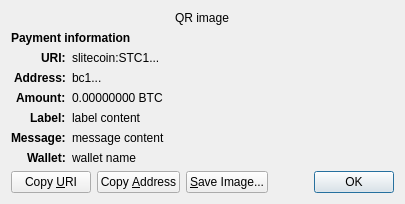
<?xml version="1.0" encoding="UTF-8"?>
<ui version="4.0">
 <class>ReceiveRequestDialog</class>
 <widget class="QDialog" name="ReceiveRequestDialog">
  <property name="geometry">
   <rect>
    <x>0</x>
    <y>0</y>
    <width>413</width>
    <height>229</height>
   </rect>
  </property>
  <property name="windowTitle">
   <string>Request payment to ...</string>
  </property>
  <layout class="QGridLayout" name="gridLayout" columnstretch="0,1">
   <property name="sizeConstraint">
    <enum>QLayout::SetFixedSize</enum>
   </property>
   <item row="0" column="0" colspan="2" alignment="Qt::AlignHCenter">
    <widget class="QRImageWidget" name="qr_code">
     <property name="text">
      <string notr="true">QR image</string>
     </property>
     <property name="textInteractionFlags">
      <set>Qt::NoTextInteraction</set>
     </property>
    </widget>
   </item>
   <item row="1" column="0" colspan="2">
    <widget class="QLabel" name="payment_header">
     <property name="font">
      <font>
       <weight>75</weight>
       <bold>true</bold>
      </font>
     </property>
     <property name="text">
      <string>Payment information</string>
     </property>
     <property name="textInteractionFlags">
      <set>Qt::NoTextInteraction</set>
     </property>
    </widget>
   </item>
   <item row="2" column="0" alignment="Qt::AlignRight|Qt::AlignTop">
    <widget class="QLabel" name="uri_tag">
     <property name="font">
      <font>
       <weight>75</weight>
       <bold>true</bold>
      </font>
     </property>
     <property name="text">
      <string notr="true">URI:</string>
     </property>
     <property name="textFormat">
      <enum>Qt::PlainText</enum>
     </property>
     <property name="textInteractionFlags">
      <set>Qt::NoTextInteraction</set>
     </property>
    </widget>
   </item>
   <item row="2" column="1" alignment="Qt::AlignTop">
    <widget class="QLabel" name="uri_content">
     <property name="text">
      <string notr="true">slitecoin:STC1...</string>
     </property>
     <property name="textFormat">
      <enum>Qt::RichText</enum>
     </property>
     <property name="wordWrap">
      <bool>true</bool>
     </property>
     <property name="textInteractionFlags">
      <set>Qt::TextSelectableByMouse</set>
     </property>
    </widget>
   </item>
   <item row="3" column="0" alignment="Qt::AlignRight|Qt::AlignTop">
    <widget class="QLabel" name="address_tag">
     <property name="font">
      <font>
       <weight>75</weight>
       <bold>true</bold>
      </font>
     </property>
     <property name="text">
      <string>Address:</string>
     </property>
     <property name="textInteractionFlags">
      <set>Qt::NoTextInteraction</set>
     </property>
    </widget>
   </item>
   <item row="3" column="1" alignment="Qt::AlignTop">
    <widget class="QLabel" name="address_content">
     <property name="text">
      <string notr="true">bc1...</string>
     </property>
     <property name="textFormat">
      <enum>Qt::PlainText</enum>
     </property>
     <property name="textInteractionFlags">
      <set>Qt::TextSelectableByMouse</set>
     </property>
    </widget>
   </item>
   <item row="4" column="0" alignment="Qt::AlignRight|Qt::AlignTop">
    <widget class="QLabel" name="amount_tag">
     <property name="font">
      <font>
       <weight>75</weight>
       <bold>true</bold>
      </font>
     </property>
     <property name="text">
      <string>Amount:</string>
     </property>
     <property name="textInteractionFlags">
      <set>Qt::NoTextInteraction</set>
     </property>
    </widget>
   </item>
   <item row="4" column="1" alignment="Qt::AlignTop">
    <widget class="QLabel" name="amount_content">
     <property name="text">
      <string notr="true">0.00000000 BTC</string>
     </property>
     <property name="textFormat">
      <enum>Qt::PlainText</enum>
     </property>
     <property name="textInteractionFlags">
      <set>Qt::TextSelectableByMouse</set>
     </property>
    </widget>
   </item>
   <item row="5" column="0" alignment="Qt::AlignRight|Qt::AlignTop">
    <widget class="QLabel" name="label_tag">
     <property name="font">
      <font>
       <weight>75</weight>
       <bold>true</bold>
      </font>
     </property>
     <property name="text">
      <string>Label:</string>
     </property>
     <property name="textInteractionFlags">
      <set>Qt::NoTextInteraction</set>
     </property>
    </widget>
   </item>
   <item row="5" column="1" alignment="Qt::AlignTop">
    <widget class="QLabel" name="label_content">
     <property name="text">
      <string notr="true">label content</string>
     </property>
     <property name="textFormat">
      <enum>Qt::PlainText</enum>
     </property>
     <property name="wordWrap">
      <bool>true</bool>
     </property>
     <property name="textInteractionFlags">
      <set>Qt::TextSelectableByMouse</set>
     </property>
    </widget>
   </item>
   <item row="6" column="0" alignment="Qt::AlignRight|Qt::AlignTop">
    <widget class="QLabel" name="message_tag">
     <property name="font">
      <font>
       <weight>75</weight>
       <bold>true</bold>
      </font>
     </property>
     <property name="text">
      <string>Message:</string>
     </property>
     <property name="textInteractionFlags">
      <set>Qt::NoTextInteraction</set>
     </property>
    </widget>
   </item>
   <item row="6" column="1" alignment="Qt::AlignTop">
    <widget class="QLabel" name="message_content">
     <property name="text">
      <string notr="true">message content</string>
     </property>
     <property name="textFormat">
      <enum>Qt::PlainText</enum>
     </property>
     <property name="wordWrap">
      <bool>true</bool>
     </property>
     <property name="textInteractionFlags">
      <set>Qt::TextSelectableByMouse</set>
     </property>
    </widget>
   </item>
   <item row="7" column="0" alignment="Qt::AlignRight|Qt::AlignTop">
    <widget class="QLabel" name="wallet_tag">
     <property name="font">
      <font>
       <weight>75</weight>
       <bold>true</bold>
      </font>
     </property>
     <property name="text">
      <string>Wallet:</string>
     </property>
     <property name="textInteractionFlags">
      <set>Qt::NoTextInteraction</set>
     </property>
    </widget>
   </item>
   <item row="7" column="1" alignment="Qt::AlignTop">
    <widget class="QLabel" name="wallet_content">
     <property name="text">
      <string notr="true">wallet name</string>
     </property>
     <property name="textFormat">
      <enum>Qt::PlainText</enum>
     </property>
     <property name="wordWrap">
      <bool>true</bool>
     </property>
     <property name="textInteractionFlags">
      <set>Qt::TextSelectableByMouse</set>
     </property>
    </widget>
   </item>
   <item row="8" column="0" colspan="2">
    <layout class="QHBoxLayout" name="horizontalLayout">
     <item>
      <widget class="QPushButton" name="btnCopyURI">
       <property name="text">
        <string>Copy &amp;URI</string>
       </property>
       <property name="autoDefault">
        <bool>false</bool>
       </property>
      </widget>
     </item>
     <item>
      <widget class="QPushButton" name="btnCopyAddress">
       <property name="text">
        <string>Copy &amp;Address</string>
       </property>
       <property name="autoDefault">
        <bool>false</bool>
       </property>
      </widget>
     </item>
     <item>
      <widget class="QPushButton" name="btnSaveAs">
       <property name="text">
        <string>&amp;Save Image...</string>
       </property>
       <property name="autoDefault">
        <bool>false</bool>
       </property>
      </widget>
     </item>
     <item>
      <spacer name="horizontalSpacer_2">
       <property name="orientation">
        <enum>Qt::Horizontal</enum>
       </property>
       <property name="sizeHint" stdset="0">
        <size>
         <width>40</width>
         <height>20</height>
        </size>
       </property>
      </spacer>
     </item>
     <item>
      <widget class="QDialogButtonBox" name="buttonBox">
       <property name="focusPolicy">
        <enum>Qt::StrongFocus</enum>
       </property>
       <property name="standardButtons">
        <set>QDialogButtonBox::Ok</set>
       </property>
      </widget>
     </item>
    </layout>
   </item>
  </layout>
 </widget>
 <customwidgets>
  <customwidget>
   <class>QRImageWidget</class>
   <extends>QLabel</extends>
   <header>qt/qrimagewidget.h</header>
  </customwidget>
 </customwidgets>
 <tabstops>
  <tabstop>buttonBox</tabstop>
  <tabstop>btnCopyURI</tabstop>
  <tabstop>btnCopyAddress</tabstop>
  <tabstop>btnSaveAs</tabstop>
 </tabstops>
 <resources/>
 <connections>
  <connection>
   <sender>buttonBox</sender>
   <signal>accepted()</signal>
   <receiver>ReceiveRequestDialog</receiver>
   <slot>accept()</slot>
   <hints>
    <hint type="sourcelabel">
     <x>135</x>
     <y>230</y>
    </hint>
    <hint type="destinationlabel">
     <x>135</x>
     <y>126</y>
    </hint>
   </hints>
  </connection>
 </connections>
</ui>
